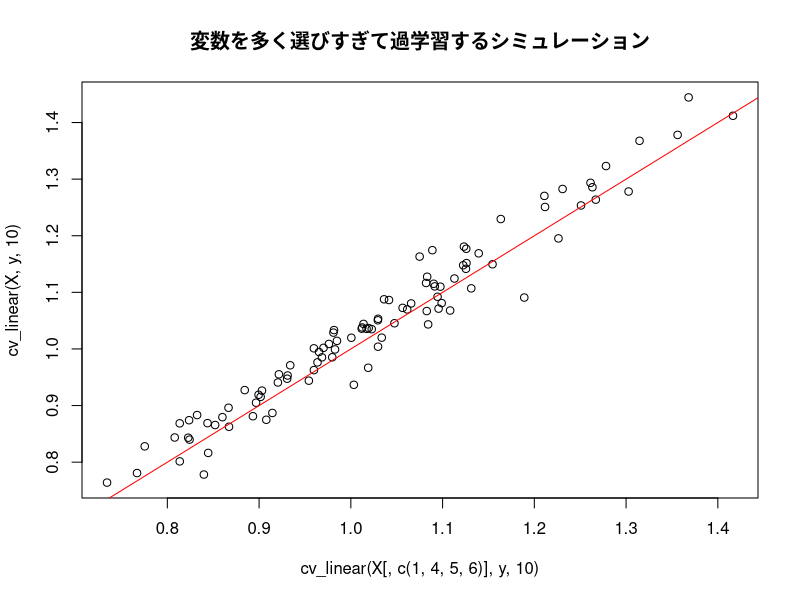

Write the R code that produced this figure.
# Clear environment
rm(list = ls())

# Setting Japanese font (for MacOSX)
# par(family= "HiraKakuProN-W3")

# Chapter3 e.g.39
# k-fold クロスバリデーション（CV）の実装。
# サンプル全体をk個のグループに分ける。
# うち1グループをテストデータとして確保し、残りを訓練データとして用いて、
# 線形回帰の回帰係数推定値を計算する。
# ここで計算された回帰係数推定値を用いて、
# テストデータにおける応答変数推定値y_hatと実際の応答変数値yのRSSを計算する。
# その処理をテストデータとして用いるグループを変えることでk回行い、
# k回分のRSS値の和を総サンプル数nで標準化した値を最終結果として返す。
cv_linear <- function(X, y, k) {
  n <- length(y)
  m <- n / k # 各グループのサンプル数
  S <- 0 # RSS和
  for (j in 1:k) {
    test <- ((j - 1) * m + 1):(j * m) # テストデータグループの選択
    beta <- solve(t(X[-test, ]) %*% X[-test, ]) %*% t(X[-test, ]) %*% y[-test] # 回帰係数推定値の計算
    e <- y[test] - X[test, ] %*% beta # 残差y - y_hatを計算
    S <- S + drop(t(e) %*% e) # eのL2ノルム（RSS）を計算し、スカラー値に変換してからSに加える。
  }
  return(S/n)
}

# k-fold CVの実際。
# サンプル数100。
# 説明変数X[, c(2:6)]は5個の要素からなる。
# （X[, 1]には、線形回帰式の切片項を計算するための値である1が入る）
# 応答変数yの正解値は、X %*% beta + epsで生成させる。
# 誤差epsの各要素はN(0, 1)でランダムに与える。
# 係数betaの各要素はN(0, 1)でランダムに与えるが、
# beta[2]とbeta[3]は人為的に0とする。
# すなわち、応答変数yは説明変数中の1番目と2番目の要素には依存しないとする。
# この状況下で、
# i) 説明変数中の3～5番目の要素（すなわちX[, c(1, 4, 5, 6)]）を用いての線形回帰。
# と、
# ii) 説明変数中の全ての要素（すなわちX）を用いての線形回帰
# を行い、それぞれの10-fold CVの結果をプロットさせる。
# この試行は100回行い、100回分の比較結果をプロットさせることとする。
n <- 100
p <- 5
X <- matrix(rnorm(n * p), ncol = p); X <- cbind(1, X)
beta <- rnorm(p + 1)
beta[c(2, 3)] <- 0
U <- NULL
V <- NULL
for (j in 1:100) {
  eps <- rnorm(n)
  y <- X %*% beta + eps
  U <- c(U, cv_linear(X[, c(1, 4, 5, 6)], y, 10))
  V <- c(V, cv_linear(X, y, 10))
}
plot(U, V, 
     xlab = "cv_linear(X[, c(1, 4, 5, 6)], y, 10)",
     ylab = "cv_linear(X, y, 10)",
     main = "変数を多く選びすぎて過学習するシミュレーション")
abline(a = 0, b = 1, col = "red") # 切片0、傾き1の直線を赤色で引く。